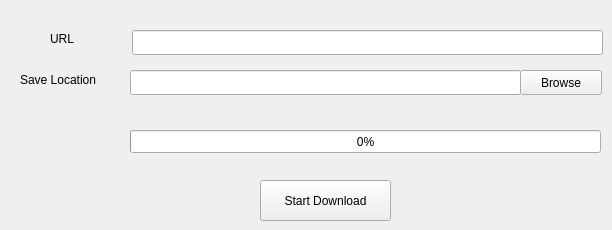
    <widget class="QWidget" name="tab">
     <attribute name="title">
      <string>Download files</string>
     </attribute>
     <widget class="QPushButton" name="pushButton">
      <property name="geometry">
       <rect>
        <x>260</x>
        <y>180</y>
        <width>131</width>
        <height>41</height>
       </rect>
      </property>
      <property name="text">
       <string>Start Download</string>
      </property>
     </widget>
     <widget class="QLineEdit" name="lineEdit1">
      <property name="geometry">
       <rect>
        <x>132</x>
        <y>30</y>
        <width>471</width>
        <height>25</height>
       </rect>
      </property>
      <property name="toolTip">
       <string>insert playlist URL</string>
      </property>
     </widget>
     <widget class="QLineEdit" name="lineEdit_2">
      <property name="geometry">
       <rect>
        <x>130</x>
        <y>70</y>
        <width>391</width>
        <height>25</height>
       </rect>
      </property>
     </widget>
     <widget class="QLabel" name="label_2">
      <property name="geometry">
       <rect>
        <x>20</x>
        <y>70</y>
        <width>101</width>
        <height>20</height>
       </rect>
      </property>
      <property name="text">
       <string>Save Location</string>
      </property>
     </widget>
     <widget class="QLabel" name="label">
      <property name="geometry">
       <rect>
        <x>50</x>
        <y>30</y>
        <width>67</width>
        <height>17</height>
       </rect>
      </property>
      <property name="text">
       <string>URL</string>
      </property>
     </widget>
     <widget class="QProgressBar" name="progressBar">
      <property name="geometry">
       <rect>
        <x>130</x>
        <y>130</y>
        <width>471</width>
        <height>23</height>
       </rect>
      </property>
      <property name="value">
       <number>0</number>
      </property>
      <property name="textVisible">
       <bool>true</bool>
      </property>
      <property name="format">
       <string notr="true">%p%</string>
      </property>
     </widget>
     <widget class="QPushButton" name="pushButton_2">
      <property name="geometry">
       <rect>
        <x>520</x>
        <y>70</y>
        <width>82</width>
        <height>25</height>
       </rect>
      </property>
      <property name="toolTip">
       <string>select where to save playlist</string>
      </property>
      <property name="text">
       <string>Browse</string>
      </property>
     </widget>
    </widget>
